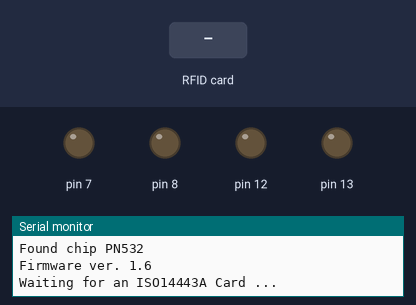
The sketch below on a simulated Arduino Uno, built with avr-gcc and run on an emulated ATmega328P. Parts: output pins drawn as LEDs (lit = HIGH), the last lines printed to the serial monitor. The test bench sets the inputs (shaded band).

Above: at 1.2 s.
1.3 s: RFID card 0E 8C 5F 23 held to the reader
At 2.4 s:
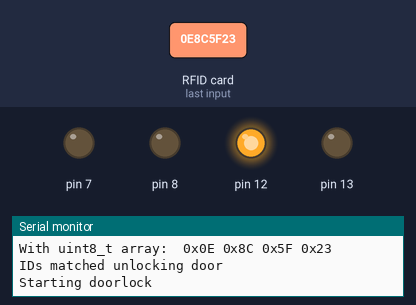
4.3 s: RFID card 5E 7A 19 C4 held to the reader
At 4.7 s:
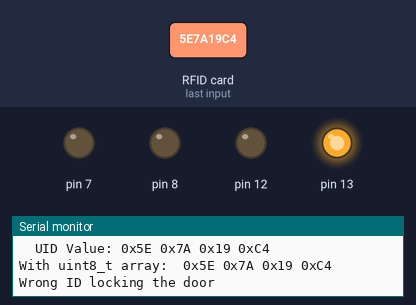
Timing chart, 0 to 7.8 s (numbered marks = the images above; inputs shaded):
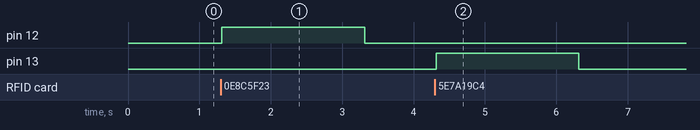

The sketch:

_NFCcode.ino
```cpp
#include <Wire.h>
#include <SPI.h>
#include <Adafruit_PN532.h>

// If using the breakout with SPI, define the pins for SPI communication.
#define PN532_SCK  (2)
#define PN532_MOSI (3)
#define PN532_SS   (4)
#define PN532_MISO (5)

#define PN532_IRQ   (2)
#define PN532_RESET (3)  // Not connected by default on the NFC Shield


Adafruit_PN532 nfc(PN532_SCK, PN532_MISO, PN532_MOSI, PN532_SS);


uint8_t compare[] = {0x0E, 0x8C, 0x5F, 0x23};
  uint8_t uid[] = { 0, 0, 0, 0};
    uint8_t uidLength;                        // Length of the UID (4 or 7 bytes depending on ISO14443A card type)


void setup(void) {
  Serial.begin(115200);
  pinMode(7,OUTPUT);
  pinMode(8,OUTPUT);
  pinMode(12,OUTPUT);
  pinMode(13,OUTPUT);


  while (!Serial) delay(10);

  Serial.println("Hello!");

  nfc.begin();

  uint32_t versiondata = nfc.getFirmwareVersion();
  if (! versiondata) {
    Serial.print("Didn't find PN53x board");
    while (1); // halt
  }
  // Got ok data, print it out!
  Serial.print("Found chip PN5"); Serial.println((versiondata>>24) & 0xFF, HEX);
  Serial.print("Firmware ver. "); Serial.print((versiondata>>16) & 0xFF, DEC);
  Serial.print('.'); Serial.println((versiondata>>8) & 0xFF, DEC);

  nfc.SAMConfig();

  Serial.println("Waiting for an ISO14443A Card ...");
}

void PrintHex8(uint8_t *data, uint8_t length) // prints 8-bit data in hex with leading zeroes
{
     char tmp[16];
       for (int i=0; i<length; i++) {
         sprintf(tmp, "0x%.2X",data[i]);
         Serial.print(tmp); Serial.print(" ");
       }
}

bool hexCompare(){
  for(int i=0; i<uidLength; i++){
      if(uid[i] != compare [i])
      {
        return false;

      }
    }
    return true;

  }

void loop(void) {

 uint8_t success;
  success = nfc.readPassiveTargetID(PN532_MIFARE_ISO14443A, uid, &uidLength);


  if (success) {
    // Display some basic information about the card
    Serial.println("Found an ISO14443A card");
    Serial.print("  UID Length: ");Serial.print(uidLength, DEC);Serial.println(" bytes");
    Serial.print("  UID Value: ");
    nfc.PrintHex(uid, uidLength);

    Serial.println("");

      Serial.print("With uint8_t array:  "); PrintHex8(uid,uidLength); Serial.print("\n");


      if (hexCompare())
      {

      Serial.println("IDs matched unlocking door");
      uint8_t data[32];
      Serial.println("Starting doorlock");


        digitalWrite(12,HIGH);
        delay(2000);
        digitalWrite(12,LOW);


      }
      else
      {
       Serial.println("Wrong ID locking the door");


        digitalWrite(13,HIGH);
        delay(2000);
        digitalWrite(13,LOW);
      }

    }

    else
    {
      Serial.println("This doesn't seem to be an NTAG203 tag (UUID length != 7 bytes)!");
    }

    // Wait a bit before trying again
    Serial.println("\n\nEnter another tag");
   // Serial.flush();
   // while (!Serial.available());
   // while (Serial.available()) {
   // Serial.read();
   // }
    //Serial.flush();
  }
```

Measured:
- after the input at 1.3 s, pin 12: LOW → HIGH at once, → LOW 2.0 s later
- after the input at 4.3 s, pin 13: LOW → HIGH at once, → LOW 2.0 s later
